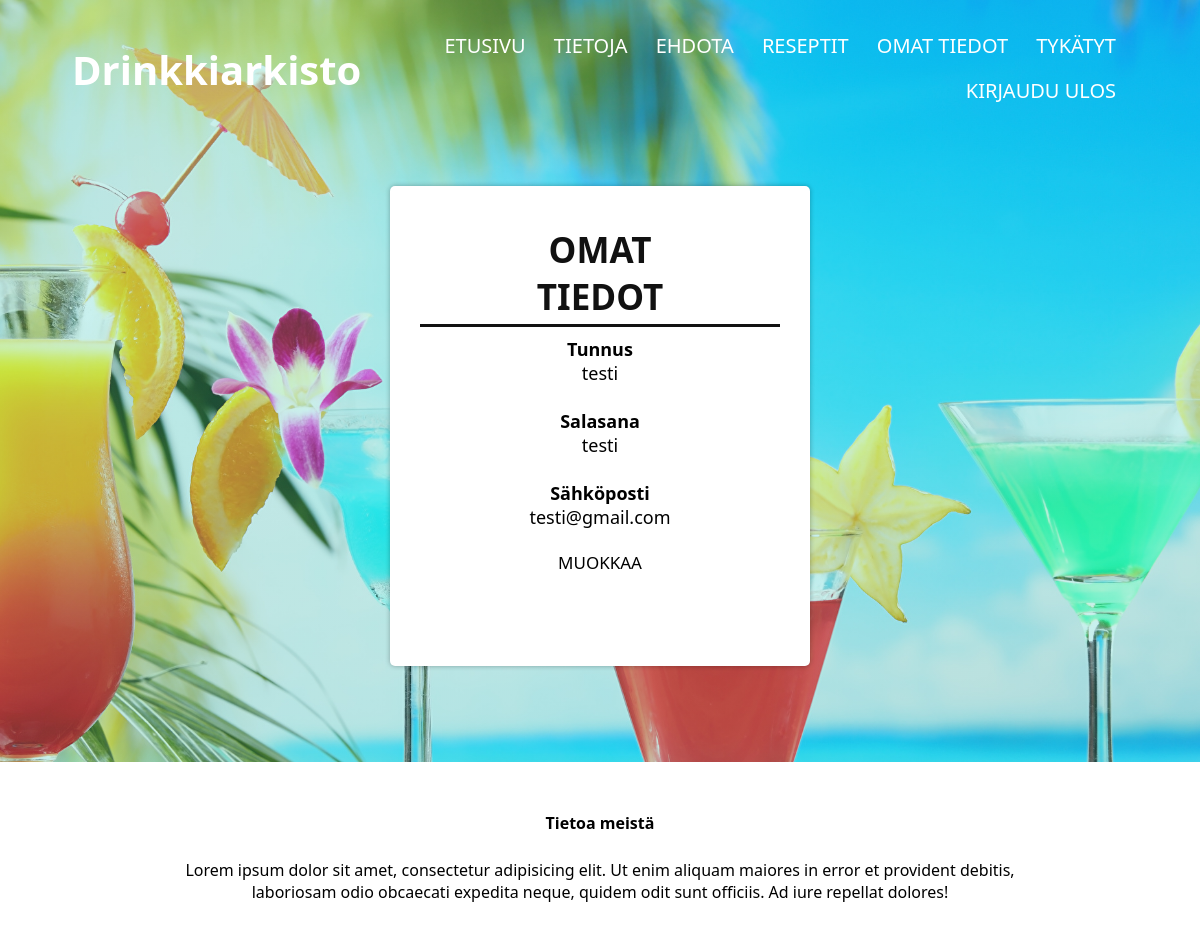
The app's page /muokkaatietoja.php (signed in) with its own data.
### tables this page shows
CREATE TABLE `kayttaja` (
  `id` int(11) NOT NULL,
  `tunnus` varchar(255) NOT NULL,
  `salasana` varchar(255) NOT NULL,
  `email` varchar(255) NOT NULL,
  `adminid` int(1) NOT NULL
);

### muokkaatietoja.php (the view, shortened to what this page needs)
<?php
include('yhteys.php');
$hakusql = "SELECT * FROM kayttaja WHERE adminid!=1";
$tulokset = $conn->query($hakusql);
?>
<!DOCTYPE html>
<html lang="en">
<head>
    <link rel="stylesheet" type="text/css" href="muokkaatietoja.css">
</head>
<body>
    <section class="header">
        <nav>
            <h1 id="mainheader">Drinkkiarkisto</h1>
            <div class="nav-links">
                <ul>
                    <li><a href="kayttaja.php">ETUSIVU</a></li>
                    <li><a href="tietoja1.php">TIETOJA</a></li>
                    <li><a href="ehdota.php">EHDOTA</a></li>
                    <li><a href="drinkki.php">RESEPTIT</a></li>
                    <li><a href="muokkaatietoja.php">OMAT TIEDOT</a></li>
                    <li><a href="tykkaa.php">TYKÄTYT</a></li>
                    <li><a href="kirjaudu-ulos.php">KIRJAUDU ULOS</a></li>
                </ul>
            </div>
        </nav>
        <div class="container">
            <div class="alaviiva">
                <h1 id="otsikko">OMAT TIEDOT</h1>
            </div>
            <div id="tiedot">
                <?php
	            if ($tulokset->num_rows > 0) {
                    while($rivi = $tulokset->fetch_assoc()) {
                            if($rivi["id"] == $_SESSION["id"]){
                                echo "<b>Tunnus</b><br>" . $rivi["tunnus"] . "<br><br>" . "<b>Salasana</b><br>" .$rivi["salasana"] . "<br><br>" . "<b>Sähköposti</b><br>" . $rivi["email"];
                              }
                          }
                     }
        ?>
            </div>
            <br>
            <a href="paivita.php?id=<?php echo $_SESSION['id'] ?>" id="muokkaa">MUOKKAA</a>
        </div>
        <footer class="footer">
            <h4>Tietoa meistä</h4>
            <p>Lorem ipsum dolor sit amet, consectetur adipisicing elit. Ut enim aliquam maiores in error et provident
                debitis,<br>
                laboriosam odio obcaecati expedita neque, quidem odit sunt officiis. Ad iure repellat dolores!</p>
        </footer>
    </section>
</body>
</html>

### muokkaatietoja.css (style rules this page uses)
* { margin: 0px; padding: 0px; font-family: "Segoe UI", Tahoma, Geneva, Verdana, sans-serif; }
.header { max-height: 100%; width: 100%; background-image: linear-gradient( rgba(43, 199, 191, 0.25), rgba(43, 199, 191, 0.25) ), url("images/tausta4.jpg"); background-position: center; background-size: cover; background-attachment: fixed; position: relative; }
#mainheader { font-size: 40px; color: #fff; }
nav { display: flex; padding: 2% 6%; justify-content: space-between; align-items: center; margin-bottom: 4%; }
.nav-links { flex: 1; text-align: right; }
.nav-links ul li { list-style: none; display: inline-block; padding: 8px 12px; position: relative; }
.nav-links ul li a { color: #fff; text-decoration: none; font-size: 20px; }
.nav-links ul li::after { content: ""; width: 0%; height: 2px; background: #f44336; display: block; margin: auto; transition: 0.5s; }
.container { width: 50%; min-height: 50vh; margin: 0 auto; margin-top: 4%; background: #fff; border-radius: 5px; box-shadow: 0 0 5px rgba(0, 0, 0, 0.3); padding: 40px 30px; text-align: center; }
#otsikko { color: #111; display: block; margin-left: auto; margin-right: auto; width: 40%; padding-bottom: 1%; font-size: 35px; }
.alaviiva { border-bottom: solid 3px #111; }
#tiedot { padding-top: 3%; font-size: large; }
#muokkaa { transition: 0.5s; color: #000000; font-size: 17px; padding: 7px 13px; border-radius: 3px; text-decoration: none; }
.footer { background: #fff; width: 100%; text-align: center; padding: 30px 0; margin-top: 8%; }
.footer h4 { margin-bottom: 25px; margin-top: 20px; font-weight: 600; }
@media only screen and (min-width: 1024px) and (max-width: 1200px) and (orientation: landscape) { .container { width: 35%; } }
@media only screen and (min-width: 1024px) and (max-width: 1200px) and (orientation: landscape) { .header { min-height: 100vh; } }
@media only screen and (min-width: 1200px) and (orientation: landscape) { .container { width: 30%; } }

### records on screen
kayttaja: tunnus "testi", salasana "testi", email "testi@gmail.com"
